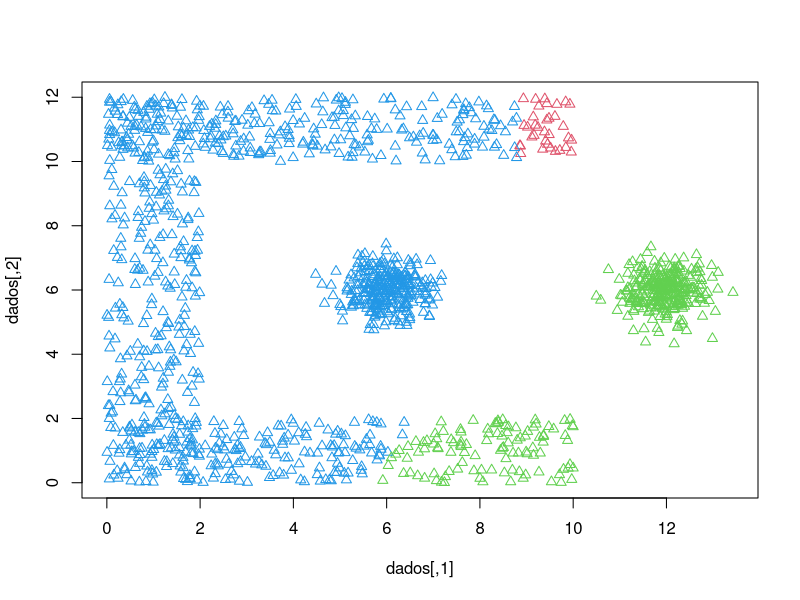
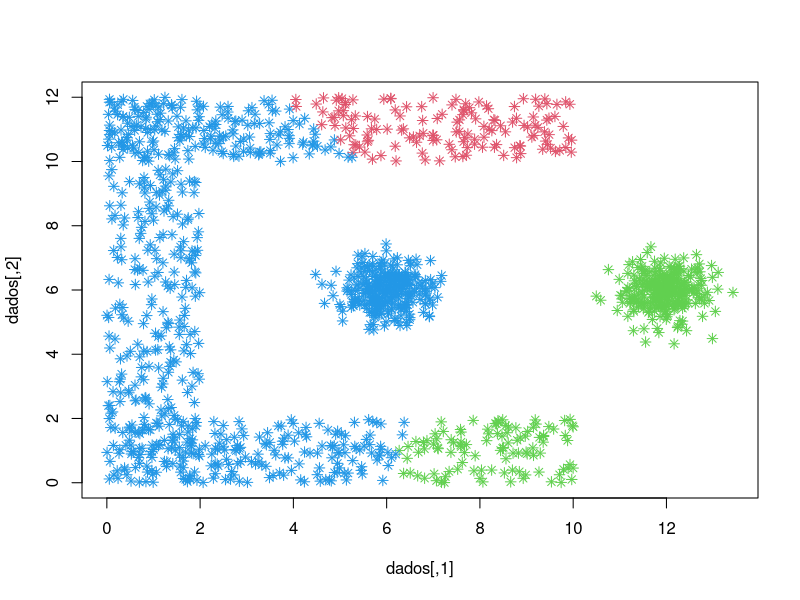
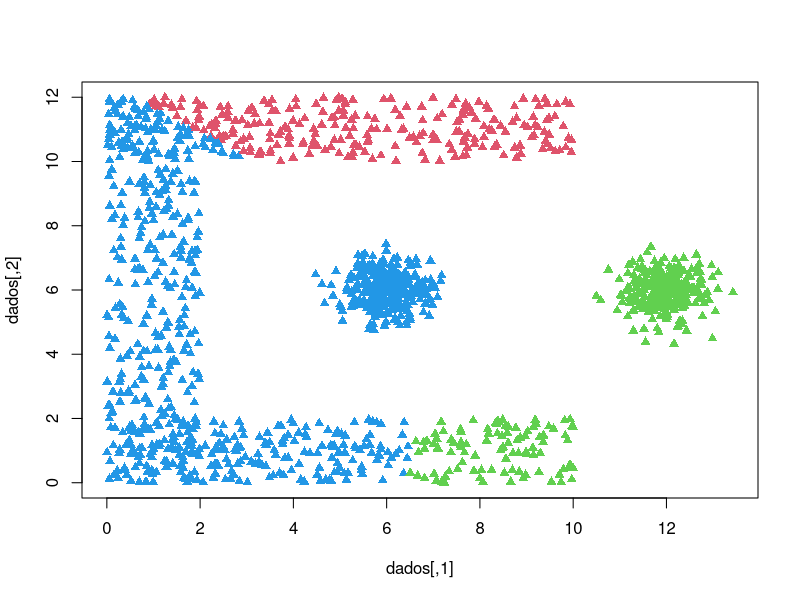
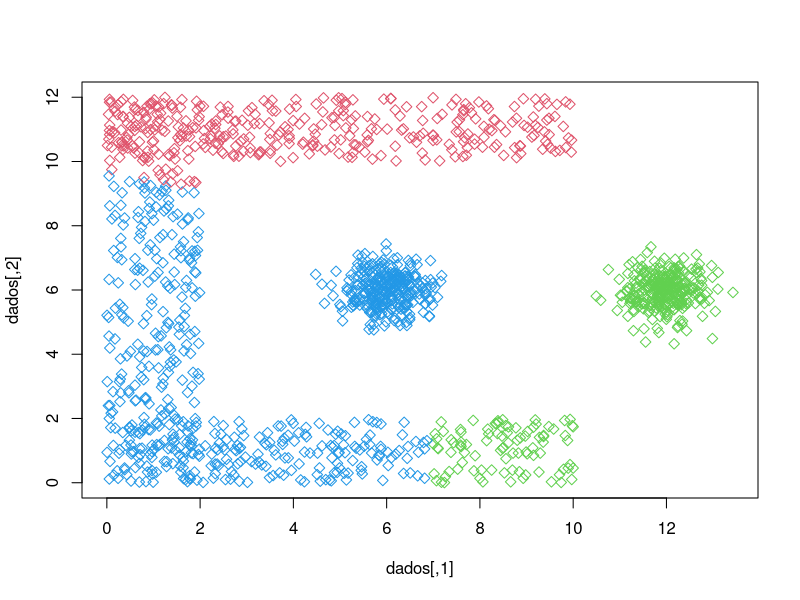
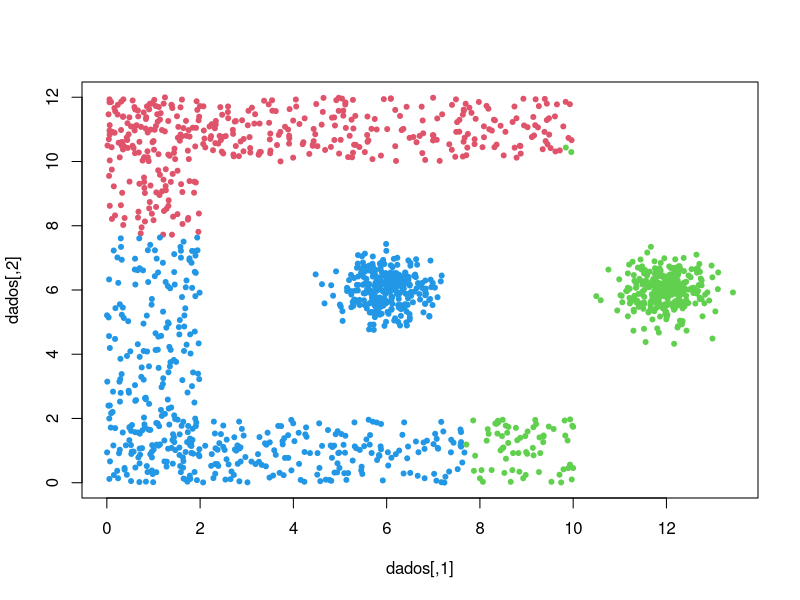
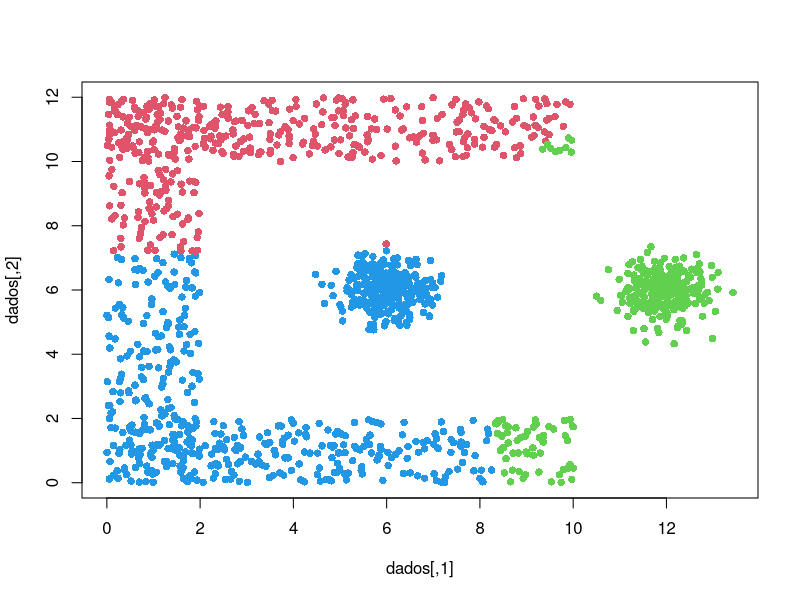
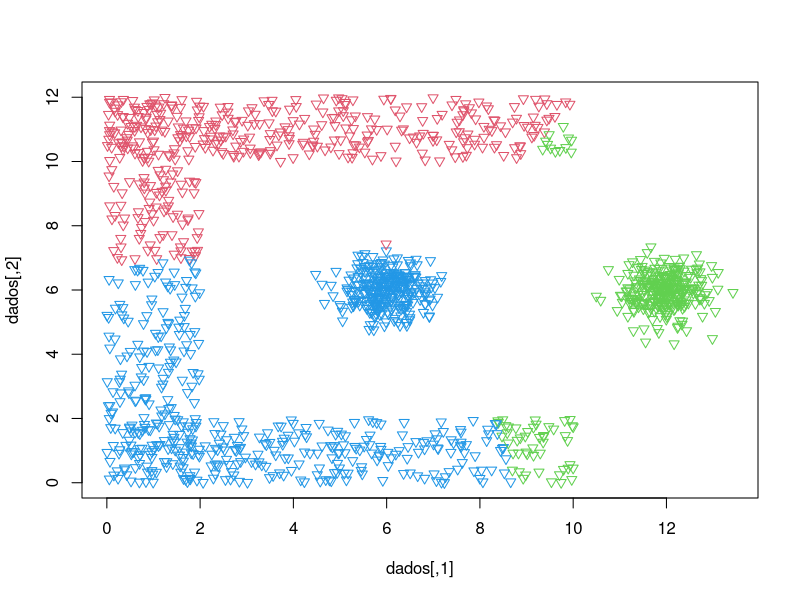
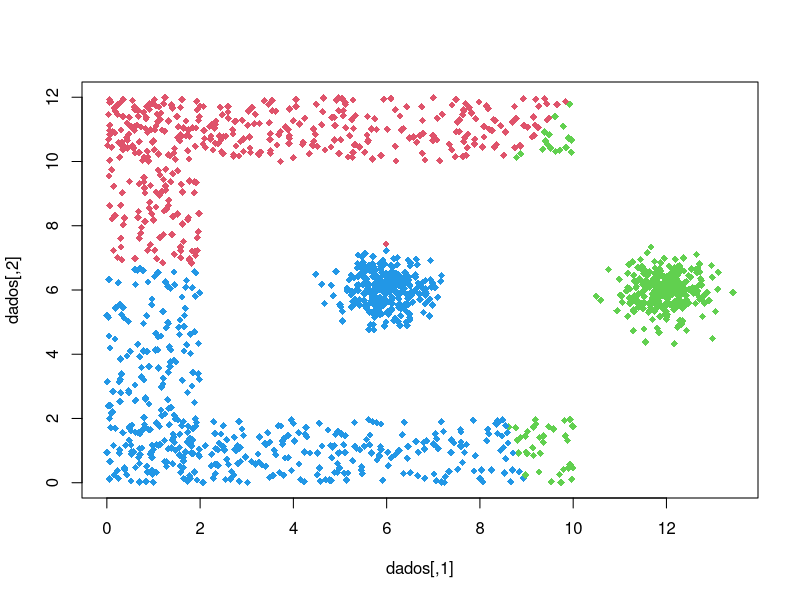

Recreate these plots in R, in order.
rm(list = ls())

#set.seed(24)

n = 300
nc = 2
xmin = 0
xmax = 12

#dados = matrix(runif(n*nc, xmin, xmax), ncol = nc, byrow = TRUE)

#Separa os dados
#grupos = as.numeric(dados[,1] > 0.5)

#plot(dados, col = grupos+1, pch = 19)

#Gera os centroides
#lista = by(dados, grupos, colMeans)

dados = c()

# Estrutura do tipo C
dados = cbind(runif(n,0,10), runif(n,0,2))
dados = rbind(dados, cbind(runif(n, 0, 10), runif(n, 10, 12)))
dados = rbind(dados, cbind(runif(n, 0, 2), runif(n, 0, 12)))

# Circuito Interno
# dados = null
dados = rbind(dados, cbind(rnorm(n, 6, 0.5), rnorm(n, 6, 0.5)))

#Circulo Externo
dados = rbind(dados, cbind(rnorm(n, 12, 0.5), rnorm(n, 6, 0.5)))

distance = function(a, b) sqrt(sum((a-b)^2))

kmeans = function(k, dados, maxiter){

    grupos = rep(0, nrow(dados))
    grupos_aux = rep(0, nrow(dados))
    centroides = matrix(runif(k*nc, xmin, xmax), ncol=nc, byrow=TRUE)
    tam_dados = nrow(dados)
    tam_centroides = nrow(centroides)
    tam_grupos = nrow(dados)

    for(l in 1:maxiter){

        terminar = FALSE

        for(i in 1:tam_dados){

            min_dist = 100000000

            for(j in 1:tam_centroides){
                aux1 = dados[i,]
                aux2 = centroides[j,]

                distancia = distance(aux1, aux2)

                if(min_dist > distancia){

                    min_dist = distancia

                    if(grupos_aux[i] != j){

                      grupos_aux[i] = j
                      terminar = TRUE

                    }

                }
            }
        }

        #aux = sum(grupos == grupos_aux)

        #if(aux != tam_grupos){
          #grupos = grupos_aux
        #}

        var = any((grupos == grupos_aux) == FALSE)

        if(var){
            grupos = grupos_aux
        }

        else{
          terminar = FALSE
        }

        a = round(runif(1, 1, 25))
        plot(dados, col = grupos+1, pch = a)

        Sys.sleep(0.5)

        lista = by(dados, grupos, colMeans)

        centroides = do.call(rbind, lista)

        if(terminar == FALSE){
            cat("Terminou antes de maxiter com l = ", l)
            return(list(centroides = centroides, grupos = grupos))
        }

    }

    list(centroides = centroides, grupos = grupos)
}

ret = kmeans(3, dados, 1000)

grupos = ret[[2]]
plot = round(runif(1, 1, 25))

plot(dados, col = grupos+1, pch = plot)
